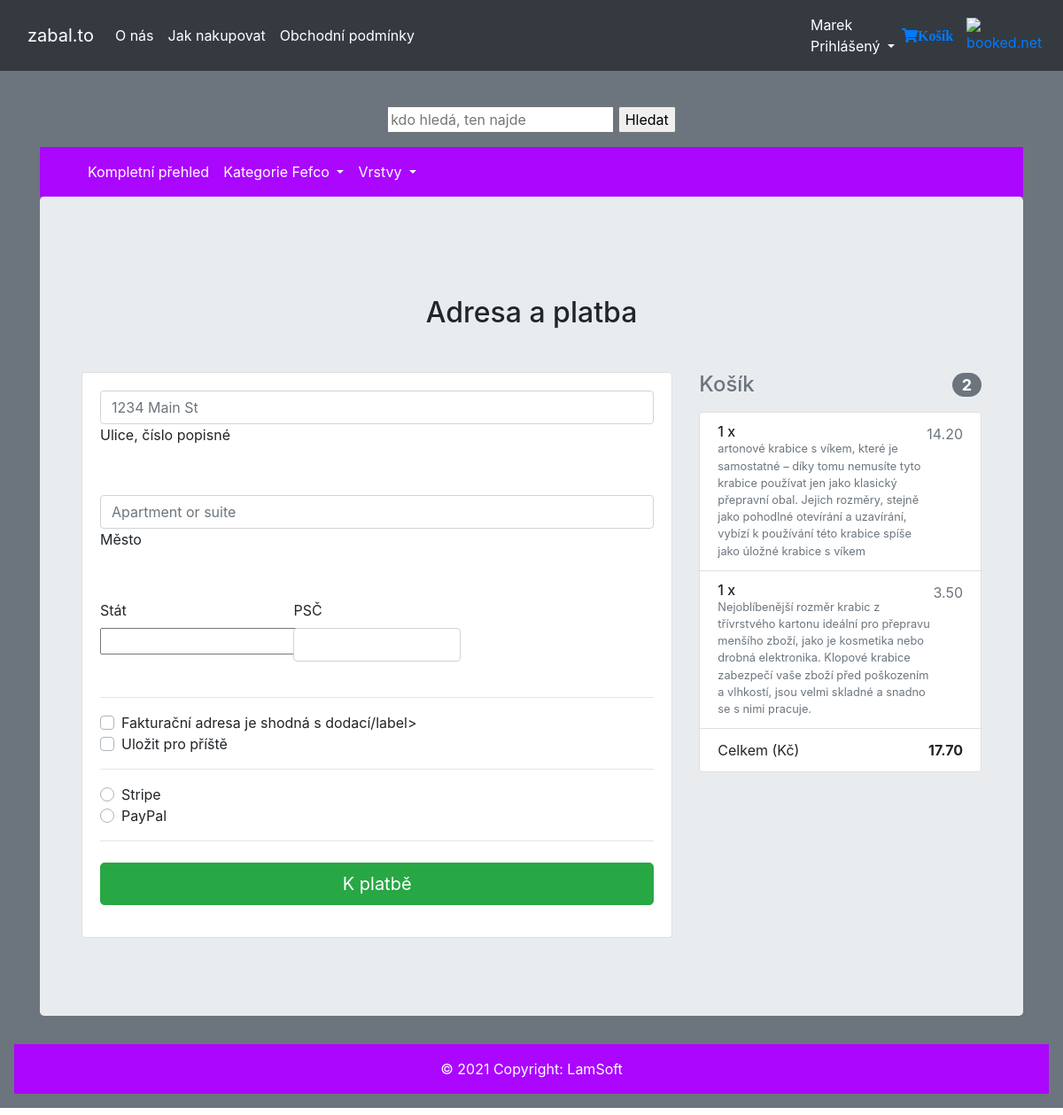
The app's page /checkout/ (signed in) with its own data.
### utils/models.py (models this page shows, shortened)
class Order(Model):
    user = ForeignKey(settings.AUTH_USER_MODEL, on_delete=CASCADE)
    items = ManyToManyField(OrderItem)
    start_date = DateTimeField(auto_now_add=True)
    ordered_date = DateTimeField()
    ordered = BooleanField(default=False)
    checkout_address = ForeignKey(
        'CheckoutAddress', on_delete=SET_NULL, blank=True, null=True)
    payment = ForeignKey(
        'Payment', on_delete=SET_NULL, blank=True, null=True)
    def get_total_price(self):
        total = 0
        for order_item in self.items.all():
            total += order_item.get_final_price()
        return total

class OrderItem(Model):
    user = ForeignKey(settings.AUTH_USER_MODEL,
                             on_delete=CASCADE)
    ordered = BooleanField(default=False)
    item = ForeignKey(Box, on_delete=CASCADE)
    quantity = IntegerField(default=1)
    def get_total_item_price(self):
        return self.quantity * self.item.price_a
    def get_final_price(self):
        if self.item.discount_price:
            return self.get_discount_item_price()
        return self.get_total_item_price()

class Box(Model):
    name = CharField(max_length=50)
    size = CharField(max_length=20)
    color = CharField(max_length=20)
    layer = ForeignKey(Layer, on_delete=DO_NOTHING)
    fefco = ForeignKey(Fefco, on_delete=DO_NOTHING)
    description = CharField(max_length=500)
    price_a = DecimalField(max_digits=8, decimal_places=2)
    price_n = DecimalField(max_digits=8, decimal_places=2)
    photo = ImageField(upload_to='media')
    quantity = IntegerField()
    discount_price = FloatField(blank=True, null=True)

### utils/views.py (the view, shortened to what this page needs)
# urls.py: path('checkout/', CheckoutView.as_view(), name='checkout'),
class CheckoutView(View):
    def get(self, *args, **kwargs):
        form = CheckoutForm()
        order = Order.objects.get(user=self.request.user, ordered=False)
        context = {
            'form': form,
            'order': order
        }
        return render(self.request, 'checkout.html', context)

### utils/forms.py
class CheckoutForm(Form):
    street_address = CharField(widget=TextInput(attrs={
        'class': 'form-control',
        'placeholder': '1234 Main St'
    }))
    apartment_address = CharField(required=False, widget=TextInput(attrs={
        'class': 'form-control',
        'placeholder': 'Apartment or suite'
    }))
    country = CountryField(blank_label='(select country)').formfield(widget=CountrySelectWidget(attrs={
        'class': 'custom-select d-block w-100'
    }))
    zip = CharField(widget=TextInput(attrs={
        'class': 'form-control'
    }))
    same_billing_address = BooleanField(required=False)
    save_info = BooleanField(required=False)
    payment_option = ChoiceField(
        widget=RadioSelect, choices=PAYMENT)

### utils/templates/checkout.html (shortened to what this page needs)
{% extends 'front.html' %}
{% block content %}
    <main >
        <div class="container wow fadeIn">
            <h2 class="my-5 h2 text-center">Adresa a platba</h2>
            <div class="row">
                <div class="col-md-8 mb-4">
                    <div class="card">
                        <form method="POST" class="card-body">
                            <div class="md-form mb-5">
                                {{ form.street_address }}
                                <label for="address" class="">Ulice, číslo popisné</label>
                            </div>
                            <div class="md-form mb-5">
                                {{ form.apartment_address }}
                                <label for="address-2" class="">Město</label>
                            </div>
                            <div class="row">
                                <div class="col-lg-4 col-md-12 mb-4">
                                    <label for="country">Stát</label>
                                    {{ form.country }}
                                </div>
                                <div class="col-lg-4 col-md-6 mb-4">
                                    <label for="zip">PSČ</label>
                                    {{ form.zip }}
                                </div>
                            </div>
                            <hr>
                            <div class="custom-control custom-checkbox">
                                <label class="custom-control-label" for="same-address">Fakturační adresa je shodná s dodací/label>
                            </div>
                            <div class="custom-control custom-checkbox">
                                <label class="custom-control-label" for="save-info">Uložit pro příště</label>
                            </div>
                            <hr>
                            <div class="d-block my-3">
                                {% for value, name in form.fields.payment_option.choices %}
                                    <div class="custom-control custom-radio">
                                        <label class="custom-control-label" for="{{ name }}">{{ name }}</label>
                                    </div>
                                {% endfor %}
                            </div>
                            <hr class="mb-4">
                            <button class="btn btn-success btm-sm btn-lg btn-block" type="submit">K platbě</button>
                        </form>
                    </div>
                </div>
                <div class="col-md-4 mb-4">
                    <h4 class="d-flex justify-content-between align-items-center mb-3">
                        <span class="text-muted">Košík</span>
                        <span class="badge badge-secondary badge-pill">{{ order.items.count }}</span>
                    </h4>
                    <ul class="list-group mb-3 z-depth-1">
                        {% for order_item in order.items.all %}
                            <li class="list-group-item d-flex justify-content-between lh-condensed">
                                <div>
                                    <h6 class="my-0">{{ order_item.quantity }} x {{ order_item.item.item_name }}</h6>
                                    <small class="text-muted">{{ order_item.item.description }}</small>
                                </div>
                                <span class="text-muted">{{ order_item.get_final_price }}</span>
                            </li>
                        {% endfor %}
                        <li class="list-group-item d-flex justify-content-between">
                            <span>Celkem (Kč)</span>
                            <strong>{{ order.get_total_price }}</strong>
                        </li>
                    </ul>
                </div>
            </div>
        </div>
    </main>
{% endblock content %}

### utils/templates/front.html (shortened to what this page needs)
{% load static %}
{% load cart_template_tags %}
<html>
  <head>
    <link rel="stylesheet" href="https://stackpath.bootstrapcdn.com/bootstrap/4.2.1/css/bootstrap.min.css">
     <link rel="stylesheet" href="https://use.fontawesome.com/releases/v5.11.2/css/all.css">
    <link rel="stylesheet" href="https://cdnjs.cloudflare.com/ajax/libs/font-awesome/4.7.0/css/font-awesome.min.css">
  </head>
  <body>
    <nav class="navbar navbar-expand-lg navbar-dark bg-dark text-black">
      <div class="container fixed">
          <a class="navbar-brand" href="/">zabal.to</a>
          <div class="collapse navbar-collapse" id="navbarNavAltMarkup">
            <div class="navbar-nav">
              <a class="nav-item nav-link active" href="{% url 'about' %}">
                O nás
              </a>
            </div>
            <div class="navbar-nav">
              <a class="nav-item nav-link active" href="{% url 'how_to_shop' %}">
                Jak nakupovat
              </a>
            </div>
            <div class="navbar-nav">
              <a class="nav-item nav-link active" href="{% url 'conditions' %}">
                Obchodní podmínky
              </a>
            </div>
          </div>
        <div class="navbar-nav ml-auto">
            <div class="nav-item dropdown">
                {% if user.is_authenticated %}
                    <a class="nav-link active dropdown-toggle" href="#" data-toggle="dropdown">
                        {% if user.first_name %}{{ user.first_name}} <br> Prihlášený
                            {% else %}{{ user.username}} <br> Prihlášený
                        {% endif %}
                    </a>
                {% else %}
                    <a class="nav-link active dropdown-toggle" href="#" data-toggle="dropdown">Nepřihlášený</a>
                    <div class="dropdown-menu dropdown-menu-right">
                        <a class="dropdown-item text-right" href="{% url 'login' %}">Přihlásit</a>
                        <a class="dropdown-item text-right" href="{% url 'sign_up' %}">Zaregistrovat</a>
                    </div>
                {% endif %}
            </div>
        </div>
        <a href="{% url 'order-summary' %}">
          <i class="fas fa-shopping-cart">Košík</i>
        </a>
        </div>
<a target="_blank" href="https://www.booked.cz/weather/prague-18152"><img src="https://w.bookcdn.com/weather/picture/30_18152_1_13_34495e_250_2c3e50_ffffff_ffffff_1_2071c9_ffffff_0_6.png?scode=124&domid=&anc_id=63937"  alt="booked.net"/></a>
    </nav>
    <div class="p-3 mb-2 bg-secondary text-black">
        <br>
        <form action="/search/" method="GET" style="text-align: center;">
            <input type="text" name="name" placeholder="kdo hledá, ten najde" >
            <input type="submit" name="Hledat" value="Hledat">
        </form>
        <div class="container">
          <nav class="navbar navbar-expand-lg navbar-static-top" style="background-color: #ab06fe">
            <div class="container">
              <div class="container fixed">
                <div class="navbar-nav">
                    <a class="nav-item nav-link active" href="{% url 'products' %}" style="color: white">
                      Kompletní přehled
                    </a>
                    <li class="nav-item dropdown">
                      <a class="nav-link dropdown-toggle" href="#" id="Category_FEFCO" role="button" data-toggle="dropdown" aria-haspopup="true" aria-expanded="false" style="color: white">
                        Kategorie Fefco
                      </a>
                    </li>
                    <li class="nav-item dropdown">
                      <a class="nav-link dropdown-toggle" href="#" id="Category_layer" role="button" data-toggle="dropdown" aria-haspopup="true" aria-expanded="false" style="color: white">
                        Vrstvy
                      </a>
                    </li>
                </div>
              </div>
            </div>
          </nav>
        </div>
      <div class="container">
        <div class="jumbotron">
          {% block content %}{% endblock %}
        </div>
      </div>
        {% include "footer.html" %}
    </div>
  </body>
</html>

### records on screen
Order: items.count "2", get_total_price "17.70"
OrderItem: quantity "1", item.description "artonové krabice s víkem, které je samostatné – díky tomu nemusíte tyto krabice používat jen jako klasický přepravní obal. Jejich rozměry, stejně jako pohodlné otevírání a uzavírání, vybízí k používání této krabice spíše jako úložné krabice s víkem", get_final_price "14.20"
OrderItem: quantity "1", item.description "Nejoblíbenější rozměr krabic z třívrstvého kartonu ideální pro přepravu menšího zboží, jako je kosmetika nebo drobná elektronika. Klopové krabice zabezpečí vaše zboží před poškozením a vlhkostí, jsou velmi skladné a snadno se s nimi pracuje.", get_final_price "3.50"

### other values on screen
{{ user.username }} "Marek"
{{ name }} "Stripe" "PayPal"
